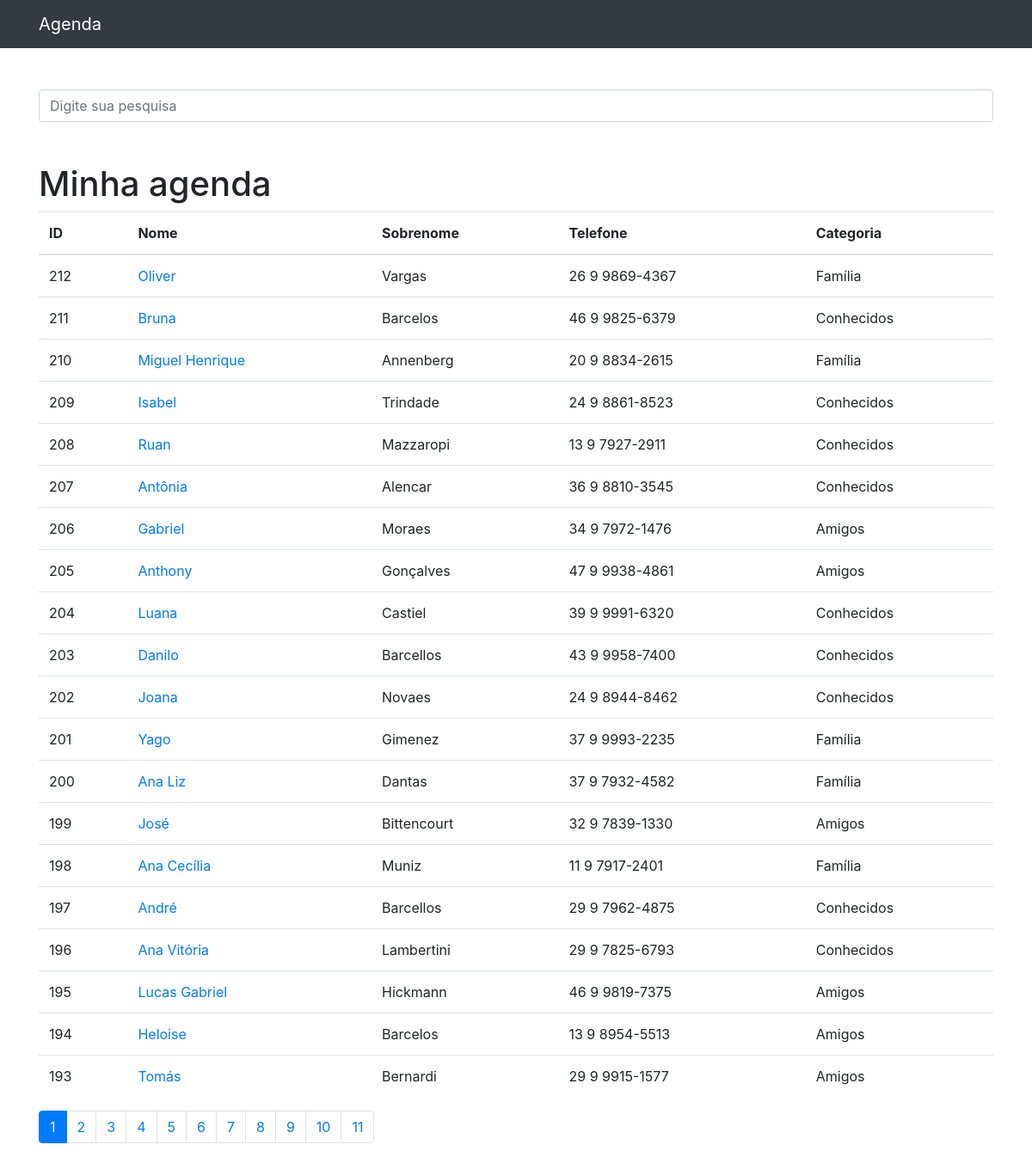
Before: / with the older database file.
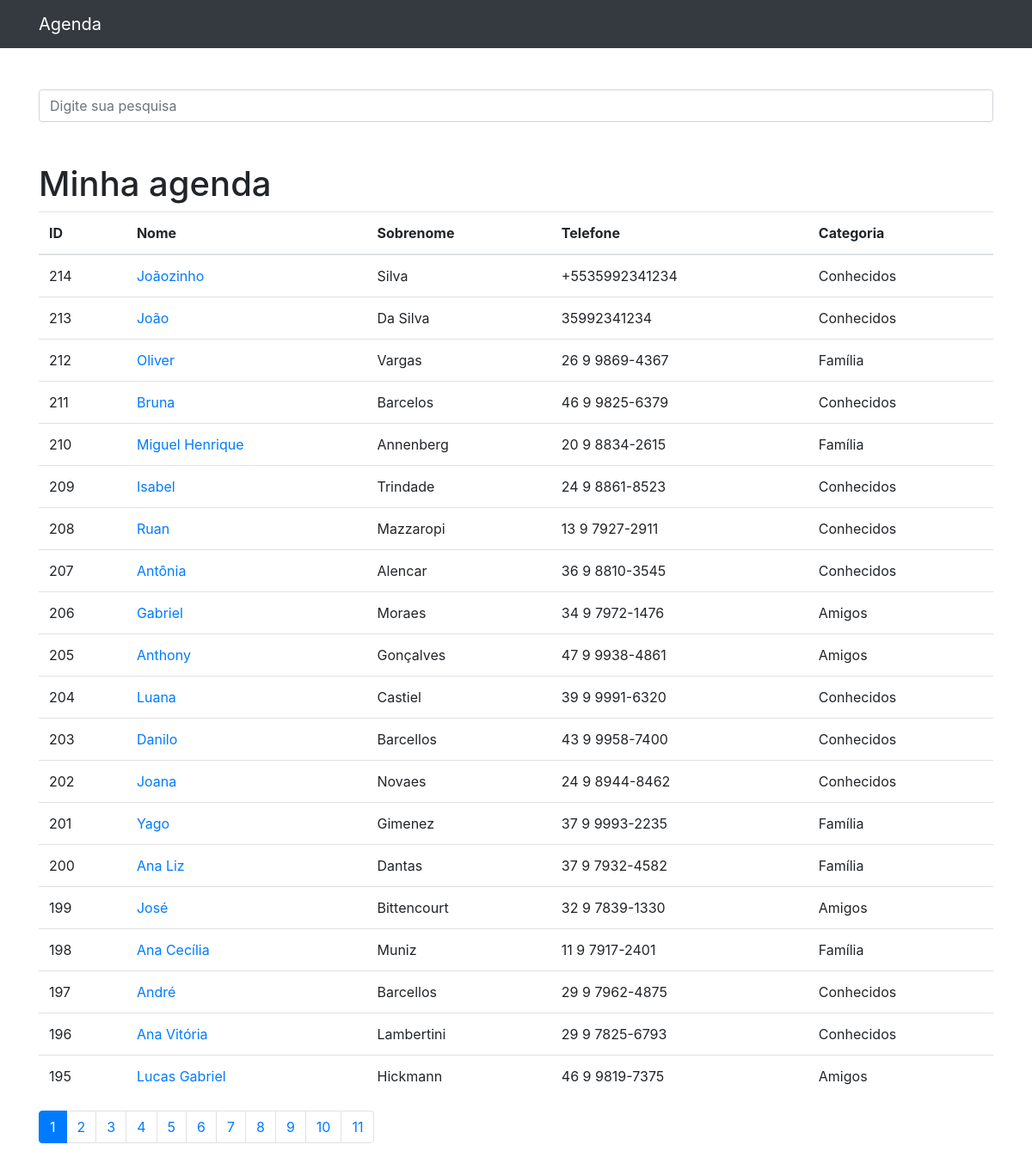
After: the same page with the newer database file.
### contatos/models.py (models this page shows, shortened)
class Contato(models.Model):
    nome = models.CharField(max_length=150)
    sobrenome = models.CharField(max_length=255, blank=True)
    telefone = models.CharField(max_length=255)
    email = models.CharField(max_length=255, blank=True)
    data_criacao = models.DateTimeField(default=timezone.now)
    descricao = models.TextField(blank=True)
    categoria = models.ForeignKey(Categoria, on_delete=models.DO_NOTHING)
    mostrar = models.BooleanField(default=True)
    foto = models.ImageField(blank=True, upload_to='fotos/%Y/%m/')

class Categoria(models.Model):
    nome = models.CharField(max_length=255)
    def __str__(self):
        return self.nome

### contatos/views.py (the view)
# urls.py: path('', views.index, name='index'),
def index(request):
    contatos = Contato.objects.order_by('-id').filter(
        mostrar=True
    )
    paginator = Paginator(contatos, 20)
    page = request.GET.get('p')
    contatos = paginator.get_page(page)
    return render(request, 'contatos/index.html', {
        'contatos': contatos
    })

### contatos/templates/contatos/index.html
{% extends 'base.html' %}
{%block conteudo%}
    <h1 class="mt-5">Minha agenda</h1>
    <table class="table">
      <thead>
        <tr>
          <th>ID</th>
          <th>Nome</th>
          <th>Sobrenome</th>
          <th>Telefone</th>
          <th>Categoria</th>
        </tr>
      </thead>
      <tbody>
        {% for contato in contatos %}
          <tr>
            <td>{{ contato.id }}</td>
            <td>
              <a href="{% url 'ver_contato' contato.id %}">{{ contato.nome }}</a>
            </td>
            <td>{{ contato.sobrenome }}</td>
            <td>{{ contato.telefone }}</td>
            <td>{{ contato.categoria }}</td>
          </tr>
        {% endfor %}
      </tbody>
    </table>
<nav aria-label="Page navigation example">
  <ul class="pagination">
    {% for pagina in contatos.paginator.page_range %}
      {% if contatos.number == pagina %}
        <li class="page-item active">
          <a class="page-link" href="?p={{ pagina }}&termo={{ request.GET.termo }}">{{pagina}}</a>
        </li>
      {% else %}
        <li class="page-item">
          <a class="page-link" href="?p={{ pagina }}&termo={{ request.GET.termo }}">{{pagina}}</a>
        </li>
      {% endif %}
    {% endfor %}
  </ul>
</nav>
{%endblock%}

### templates/base.html (shortened to what this page needs)
{% load static %}
<!DOCTYPE html>
<html lang="pt">
<head>
  {% include 'parciais/_head.html' %}
</head>
<body>
  {% include 'parciais/_nav.html' %}
  <div class="container">
    <div class="row">
      <div class="col-lg-12">
        {% if 'accounts' not in request.path %}
        <br><br>
        <form method="get" action="{% url 'busca' %}">
          <div class="form-group row">
            <div class="col-12">
              <input class="form-control"
                     type="search" value="{{ request.GET.termo }}"
                     id="search-input"
                     placeholder="Digite sua pesquisa"
                     name="termo">
            </div>
          </div>
        </form>
        {% endif %}
        {%block conteudo%} {%endblock%}
      </div>
    </div>
  </div>
</body>
</html>

### templates/parciais/_head.html (shortened to what this page needs)
{% load static %}
<link href="{% static 'vendor/bootstrap/css/bootstrap.min.css'%}" rel="stylesheet">

### templates/parciais/_nav.html (shortened to what this page needs)
  <nav class="navbar navbar-expand-lg navbar-dark bg-dark static-top">
    <div class="container">
      <a class="navbar-brand" href="{% url 'index' %}">Agenda</a>
    </div>
  </nav>

Changed rows visible on the page:
no longer on this page (row unchanged): Contato: id "194", nome "Heloise", sobrenome "Barcelos", telefone "13 9 8954-5513", categoria "Amigos"
no longer on this page (row unchanged): Contato: id "193", nome "Tomás", sobrenome "Bernardi", telefone "29 9 9915-1577", categoria "Amigos"
added Contato: id "214", nome "Joãozinho", sobrenome "Silva", telefone "+5535992341234", categoria "Conhecidos"
added Contato: id "213", nome "João", sobrenome "Da Silva", telefone "35992341234", categoria "Conhecidos"
